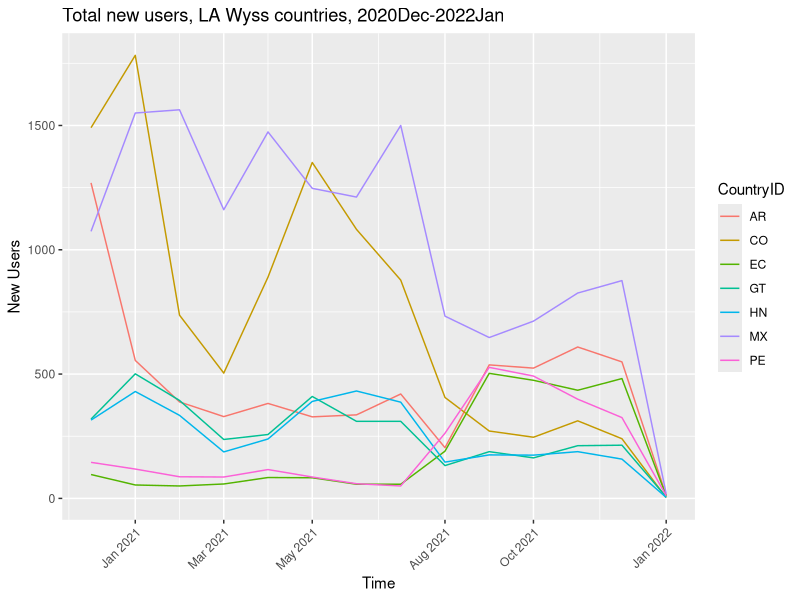
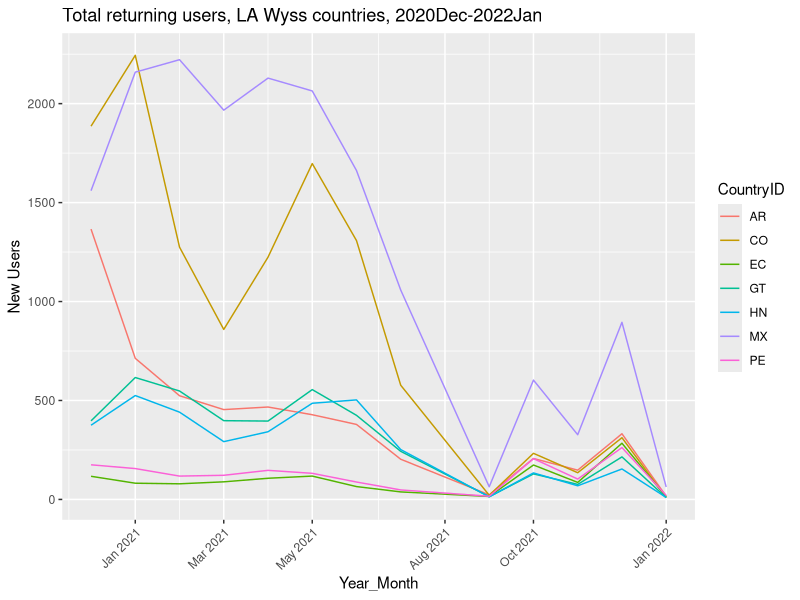

R code for these plots, in order:
## ---- chunk 1
knitr::opts_chunk$set(echo = TRUE)
## ---- chunk 2
install.packages("readr")
install.packages("dplyr")
install.packages("ggplot2")
library(readr)
library(dplyr)
library(ggplot2)
## ---- chunk 3
LAnewusers_Dec20Jan22 <- read.csv("newusers_20201201to20220101.csv",
skip = 1, head = FALSE, sep = ",")
## ---- chunk 4
#columns renamed
colnames(LAnewusers_Dec20Jan22) <- c("Country_ID", "2021_01",
"2020_12", "2021_06", "2021_11", "2021_05", "2021_02", "2021_08",
"2021_12", "2021_07", "2021_10", "2021_09", "2021_04", "2021_03",
"2022_01", "Totals")

#header rows and data entries for non-Wyss LA countries removed
LAnewusers_Dec20Jan22 <- LAnewusers_Dec20Jan22 %>%
filter(Country_ID == "MX" | Country_ID == "AR" | Country_ID == "CO" |
Country_ID == "GT" | Country_ID == "HN" | Country_ID == "PE" |
Country_ID == "EC")

#transposed rows/columns
LAnewusers_Dec20Jan22_2 <- t(LAnewusers_Dec20Jan22[-1])
colnames(LAnewusers_Dec20Jan22_2) <- LAnewusers_Dec20Jan22[, 1]

#making time a recognized column variable
LAnewusers_Dec20Jan22_2 <- cbind(rownames(LAnewusers_Dec20Jan22_2), 
  LAnewusers_Dec20Jan22_2)
rownames(LAnewusers_Dec20Jan22_2) <- NULL

#Totals row removed
LAnewusers_Dec20Jan22_2 <- LAnewusers_Dec20Jan22_2[-c(15), ]

#make it a dataframe
LAnewusers_Dec20Jan22_2 <- as.data.frame(LAnewusers_Dec20Jan22_2)
## ---- chunk 5
install.packages("tidyr")
library(tidyr)
## ---- chunk 6
#pivot to make CountryID a callable variable
LAnewusers_Dec20Jan22_3 <- pivot_longer(LAnewusers_Dec20Jan22_2, cols=2:8, names_to = "Country", values_to = "New_users")

#rename columns
colnames(LAnewusers_Dec20Jan22_3) <- c("Year_Month","CountryID","New_Users")

#make it a dataframe
LAnewusers_Dec20Jan22_3 <- as.data.frame(LAnewusers_Dec20Jan22_3)
## ---- chunk 7
#coerce New_Users to numeric variable rather than character
typeof(LAnewusers_Dec20Jan22_3$New_Users)
LAnewusers_Dec20Jan22_3$New_Users <- as.numeric(LAnewusers_Dec20Jan22_3$New_Users)
typeof(LAnewusers_Dec20Jan22_3$New_Users)

#make Month_Year a date/time object
install.packages("zoo")
library(zoo)
Year_Month <- LAnewusers_Dec20Jan22_3$Year_Month
Year_Month_2 <- as.yearmon(as.character(Year_Month), "%Y_%m")
LAnewusers_Dec20Jan22_3[ , 'Year_Month'] <- Year_Month_2
typeof(LAnewusers_Dec20Jan22_3$Year_Month)
## ---- chunk 8
ggplot(data = LAnewusers_Dec20Jan22_3, aes(x=Year_Month, y=New_Users)) + 
  geom_line(aes(color=CountryID)) + labs(x = "Time", y = "New Users", 
  title = "Total new users, LA Wyss countries, 2020Dec-2022Jan") + 
  theme(axis.text.x = element_text(angle = 45, vjust = 1, hjust=1))
## ---- chunk 9
LAreturningusers_Dec20Jan22 <- read.csv("returningusers_20201201to20220101.csv",
skip = 1, head = FALSE, sep = ",")
## ---- chunk 10
#columns renamed
colnames(LAreturningusers_Dec20Jan22) <- c("Country_ID", "2021_01",
"2020_12", "2021_02", "2021_05", "2021_06", "2021_04", "2021_03",
"2021_12", "2021_10", "2021_07", "2021_11", "2021_09", "2022_01", "Totals")

#header rows and data entries for non-Wyss LA countries removed
LAreturningusers_Dec20Jan22 <- LAreturningusers_Dec20Jan22 %>%
filter(Country_ID == "MX" | Country_ID == "AR" | Country_ID == "CO" |
Country_ID == "GT" | Country_ID == "HN" | Country_ID == "PE" |
Country_ID == "EC")

#transposed rows/columns
LAreturningusers_Dec20Jan22_2 <- t(LAreturningusers_Dec20Jan22[-1])
colnames(LAreturningusers_Dec20Jan22_2) <- LAreturningusers_Dec20Jan22[, 1]

#making time a recognized column variable
LAreturningusers_Dec20Jan22_2 <- cbind(rownames(LAreturningusers_Dec20Jan22_2), 
  LAreturningusers_Dec20Jan22_2)
rownames(LAreturningusers_Dec20Jan22_2) <- NULL

#Totals row removed
LAreturningusers_Dec20Jan22_2 <- LAreturningusers_Dec20Jan22_2[-c(14), ]

#make it a dataframe
LAreturningusers_Dec20Jan22_2 <- as.data.frame(LAreturningusers_Dec20Jan22_2)

#pivot to make CountryID a callable variable
LAreturningusers_Dec20Jan22_3 <- pivot_longer(LAreturningusers_Dec20Jan22_2, cols=2:8, names_to = "Country", values_to = "New_users")

#rename columns
colnames(LAreturningusers_Dec20Jan22_3) <- c("Year_Month","CountryID","New_Users")

#make it a dataframe
LAreturningusers_Dec20Jan22_3 <- as.data.frame(LAreturningusers_Dec20Jan22_3)

#rename columns
colnames(LAreturningusers_Dec20Jan22_3) <- c("Year_Month","CountryID","New_Users")

#make it a dataframe
LAreturningusers_Dec20Jan22_3 <- as.data.frame(LAreturningusers_Dec20Jan22_3)

#coerce New_Users to numeric variable rather than character
LAreturningusers_Dec20Jan22_3$New_Users <- as.numeric(LAreturningusers_Dec20Jan22_3$New_Users)
typeof(LAreturningusers_Dec20Jan22_3$New_Users)

#make Month_Year a date/time object
Year_Month_returning <- LAreturningusers_Dec20Jan22_3$Year_Month
Year_Month_returning_2 <- as.yearmon(as.character(Year_Month_returning), "%Y_%m")
LAreturningusers_Dec20Jan22_3[ , 'Year_Month'] <- Year_Month_returning_2
typeof(LAreturningusers_Dec20Jan22_3$Year_Month)

ggplot(data = LAreturningusers_Dec20Jan22_3, aes(x=Year_Month, y=New_Users)) + 
  geom_line(aes(color=CountryID)) + labs(x = "Year_Month", y = "New Users", 
  title = "Total returning users, LA Wyss countries, 2020Dec-2022Jan") + 
  theme(axis.text.x = element_text(angle = 45, vjust = 1, hjust=1))
